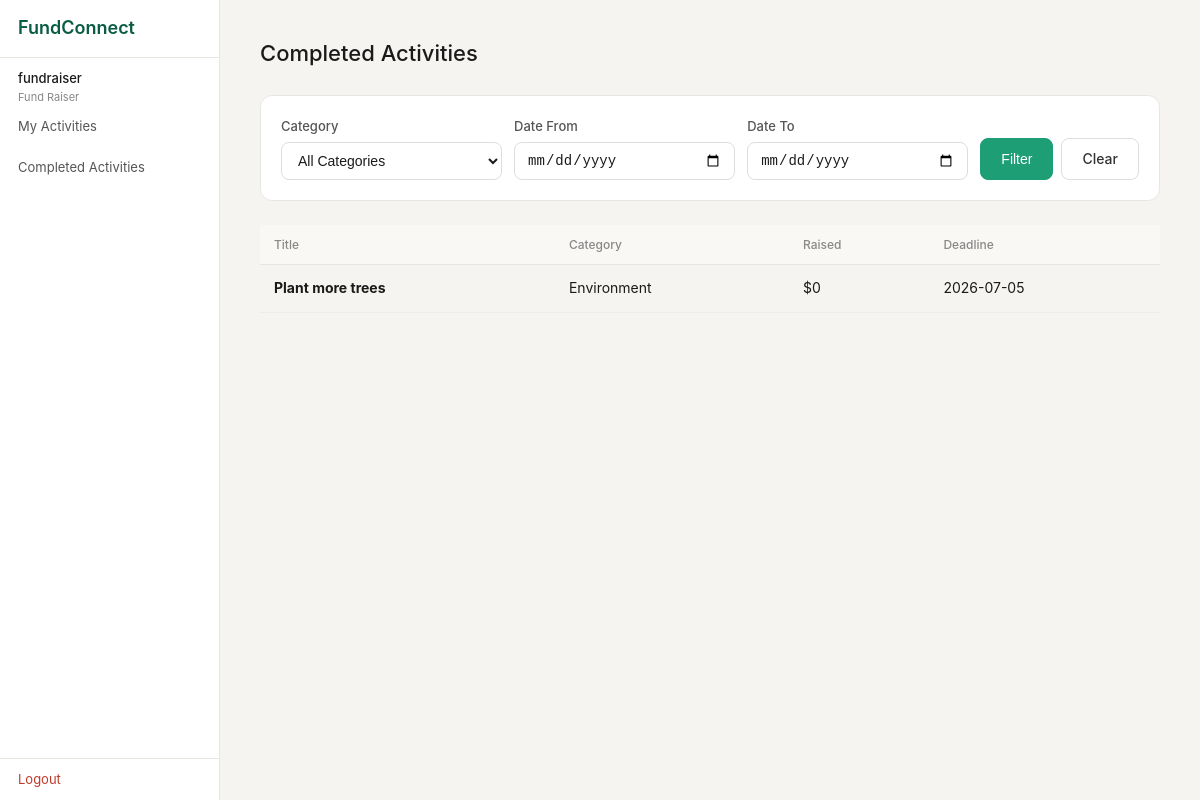
The page /fundraiser/completed (signed in) on the database as committed earlier.
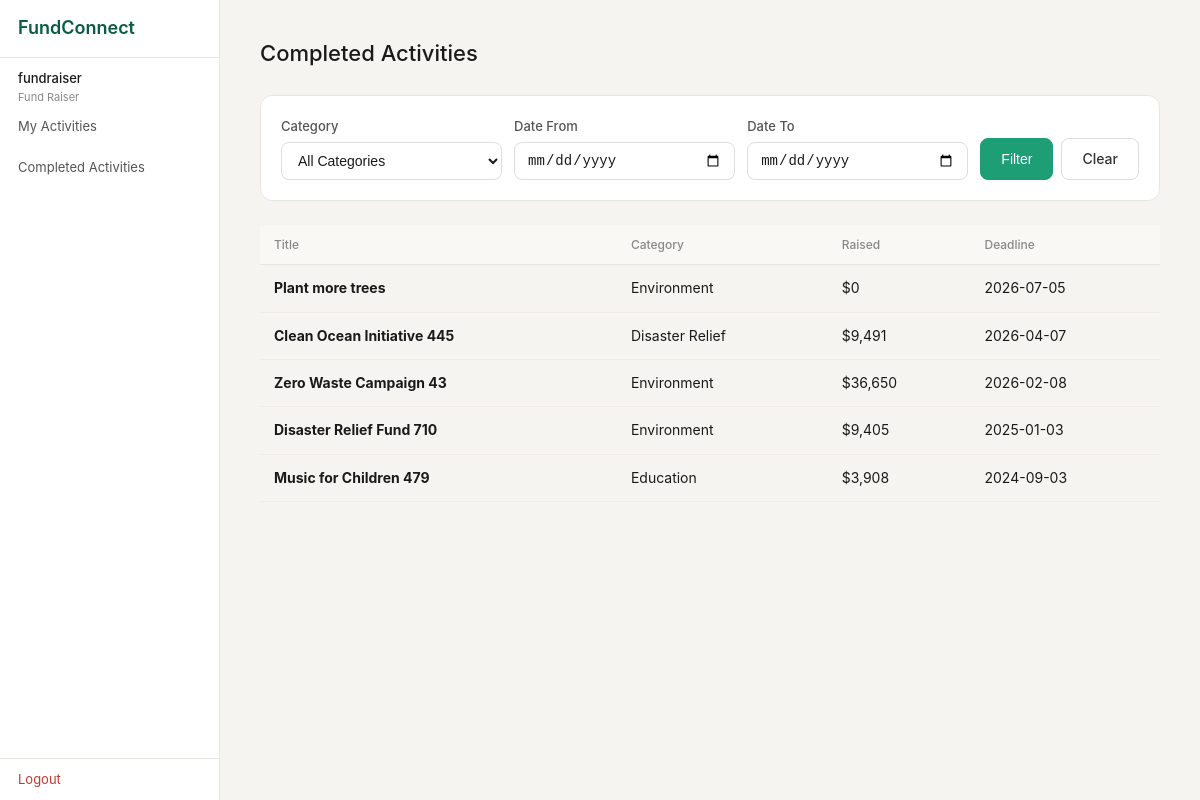
The same page on the database as committed later.
### tables this page shows
CREATE TABLE fundraising_activity (
                id              INTEGER PRIMARY KEY AUTOINCREMENT,
                title           TEXT NOT NULL,
                description     TEXT,
                target_amount   REAL NOT NULL,
                amount_raised   REAL DEFAULT 0,
                category_id     INTEGER REFERENCES fra_category(id),
                deadline        TEXT NOT NULL,
                status          TEXT NOT NULL DEFAULT 'Active',
                fundraiser_id   INTEGER REFERENCES user_account(id),
                view_count      INTEGER DEFAULT 0,
                shortlist_count INTEGER DEFAULT 0,
                created_at      TEXT DEFAULT (datetime('now'))
            );

CREATE TABLE fra_category (
                id          INTEGER PRIMARY KEY AUTOINCREMENT,
                name        TEXT NOT NULL UNIQUE,
                description TEXT,
                created_at  TEXT DEFAULT (datetime('now'))
            );

### boundary/app.py (the view)
@app.route("/fundraiser/completed")
def fr_completed():
    if "user_id" not in session or session["role"] != "Fund Raiser":
        return redirect(url_for("login"))
    category_id = request.args.get("category_id", "").strip()
    date_from = request.args.get("date_from", "").strip()
    date_to = request.args.get("date_to", "").strip()
    result = FundraisingActivityController.list_completed(
        fundraiser_id=session["user_id"],
        category_id=category_id or None,
        date_from=date_from or None,
        date_to=date_to or None,
    )
    cats = FundraisingActivityController.get_categories()["data"]
    return render_template("fr_completed.html",
                           activities=result["data"],
                           categories=cats,
                           selected_category=category_id,
                           date_from=date_from,
                           date_to=date_to)

### boundary/templates/fr_completed.html (shortened to what this page needs)
{% extends "base.html" %}
{% block content %}
<div class="page-header">
  <h1 class="page-title">Completed Activities</h1>
</div>
<form method="GET" style="background: #fff; border: 1px solid #e8e6e0; border-radius: 12px; padding: 20px; margin-bottom: 24px;">
  <div style="display: grid; grid-template-columns: 1fr 1fr 1fr auto; gap: 12px; align-items: end;">
    <div class="form-group" style="margin: 0;">
      <label>Category</label>
      <select name="category_id">
        <option value="">All Categories</option>
      </select>
    </div>
    <div class="form-group" style="margin: 0;">
      <label>Date From</label>
      <input type="date" name="date_from" value="{{ date_from }}">
    </div>
    <div class="form-group" style="margin: 0;">
      <label>Date To</label>
      <input type="date" name="date_to" value="{{ date_to }}">
    </div>
    <div style="display: flex; gap: 8px;">
      <button class="btn btn-primary" type="submit" style="width: auto;">Filter</button>
      <a href="{{ url_for('fr_completed') }}" class="btn">Clear</a>
    </div>
  </div>
</form>
{% if activities %}
<div class="table-wrap">
  <table>
    <thead>
      <tr>
        <th>Title</th>
        <th>Category</th>
        <th>Raised</th>
        <th>Deadline</th>
      </tr>
    </thead>
    <tbody>
      {% for a in activities %}
      <tr style="cursor: pointer;"
          onclick="window.location='{{ url_for('fr_completed_view', aid=a.id) }}'">
        <td><strong>{{ a.title }}</strong></td>
        <td>{{ a.category_name or '—' }}</td>
        <td>${{ '{:,.0f}'.format(a.amount_raised) }}</td>
        <td>{{ a.deadline }}</td>
      </tr>
      {% endfor %}
    </tbody>
  </table>
</div>
{% else %}
<div class="empty-state">
  <div class="empty-icon">✅</div>
  <p>No completed activities found.</p>
</div>
{% endif %}
{% endblock %}

### boundary/templates/base.html (shortened to what this page needs)
<!DOCTYPE html>
<html lang="en">
<head>
  <link rel="stylesheet" href="{{ url_for('static', filename='css/style.css') }}">
</head>
<body>
<div class="layout">
  <aside class="sidebar">
    <div class="brand">FundConnect</div>
    <div class="sidebar-user">
      <p class="user-name">{{ session.username }}</p>
      <p class="user-role">{{ session.role }}</p>
    </div>
    <nav>
      {% if session.role == "User Admin" %}
        <a href="{{ url_for('ua_accounts') }}" class="nav-item">User Accounts</a>
        <a href="{{ url_for('ua_profiles') }}" class="nav-item">User Profiles</a>
      {% elif session.role == "Fund Raiser" %}
        <a href="{{ url_for('fr_activities') }}" class="nav-item">My Activities</a>
        <a href="{{ url_for('fr_completed') }}" class="nav-item">Completed Activities</a>
      {% elif session.role == "Donee" %}
        <a href="{{ url_for('d_browse') }}" class="nav-item">Browse Activities</a>
        <a href="{{ url_for('d_favourites') }}" class="nav-item">Favourites</a>
        <a href="{{ url_for('d_history') }}" class="nav-item">Completed History</a>
      {% elif session.role == "Platform Manager" %}
        <a href="{{ url_for('pm_categories') }}" class="nav-item">FRA Categories</a>
        <a href="{{ url_for('pm_reports') }}" class="nav-item">Reports</a>
      {% endif %}
    </nav>
    <a href="{{ url_for('logout') }}" class="nav-item logout">Logout</a>
  </aside>
  <main class="main">
    {% block content %}{% endblock %}
  </main>
</div>
</body>
</html>

### boundary/static/css/style.css (style rules this page uses)
*, *::before, *::after { box-sizing: border-box; margin: 0; padding: 0; }
body { font-family: -apple-system, BlinkMacSystemFont, 'Segoe UI', sans-serif; font-size: 15px; background: #f5f4f0; color: #1a1a1a; line-height: 1.6; }
a { text-decoration: none; color: inherit; }
.layout { display: flex; min-height: 100vh; }
.sidebar { width: 220px; background: #fff; border-right: 1px solid #e8e6e0; display: flex; flex-direction: column; padding: 0; }
.main { flex: 1; padding: 36px 40px; }
.brand { padding: 14px 18px; font-size: 18px; font-weight: 600; color: #0a5c44; border-bottom: 1px solid #e8e6e0; }
.sidebar { width: 220px; background: #fff; border-right: 1px solid #e8e6e0; display: flex; flex-direction: column; padding: 0; position: sticky; top: 0; height: 100vh; overflow-y: auto; }
.user-name { font-size: 13px; font-weight: 500; padding-left: 18px; padding-top: 10px; }
.user-role { font-size: 11px; color: #888; padding-left: 18px; }
.nav-item { display: block; padding: 10px 18px; font-size: 13px; color: #555; transition: background .15s; }
.logout { margin-top: auto; color: #c0392b !important; border-top: 1px solid #e8e6e0; }
.form-group { margin-bottom: 14px; }
.form-group label { display: block; font-size: 13px; font-weight: 500; color: #555; margin-bottom: 5px; }
.form-group input, .form-group select, .form-group textarea { width: 100%; padding: 9px 12px; border-radius: 8px; border: 1px solid #ddd; font-size: 14px; color: #1a1a1a; background: #fff; }
.btn { display: inline-block; padding: 9px 20px; border-radius: 8px; font-size: 14px; font-weight: 500; cursor: pointer; border: 1px solid #ddd; background: #fff; color: #333; }
.btn-primary { background: #1d9e75; color: #fff; border-color: #1d9e75; width: 100%; text-align: center; }
.page-header { display: flex; justify-content: space-between; align-items: center; margin-bottom: 24px; }
.page-title { font-size: 22px; font-weight: 500; }
.table-wrap { overflow-x: auto; }
table { width: 100%; border-collapse: collapse; font-size: 14px; }
th { text-align: left; padding: 10px 14px; font-size: 12px; font-weight: 500; color: #888; border-bottom: 1px solid #e8e6e0; background: #f9f8f5; }
td { padding: 12px 14px; border-bottom: 1px solid #f0ede8; vertical-align: middle; }

Rows that differ between the two databases and show on the page:
added fundraising_activity: title "Clean Ocean Initiative 445", name "Disaster Relief", amount_raised "9,491", deadline "2026-04-07"
added fundraising_activity: title "Zero Waste Campaign 43", name "Environment", amount_raised "36,650", deadline "2026-02-08"
added fundraising_activity: title "Disaster Relief Fund 710", name "Environment", amount_raised "9,405", deadline "2025-01-03"
added fundraising_activity: title "Music for Children 479", name "Education", amount_raised "3,908", deadline "2024-09-03"
